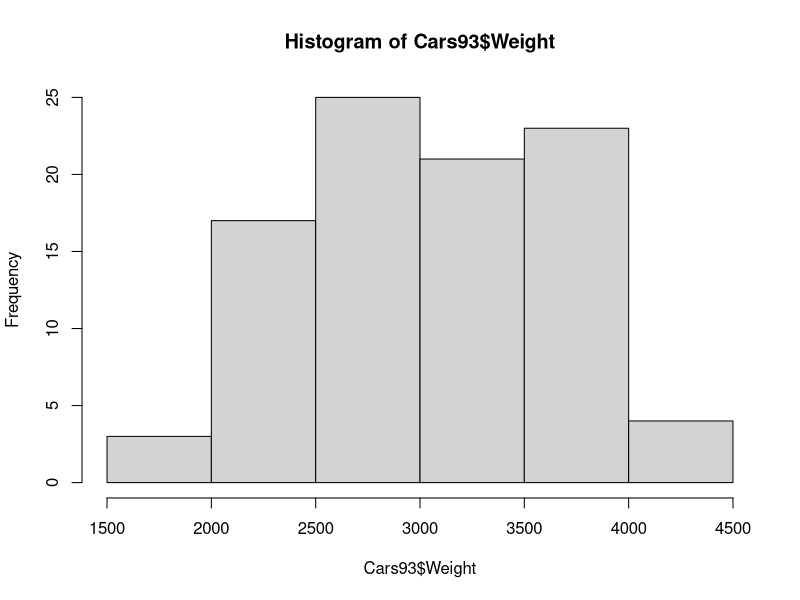
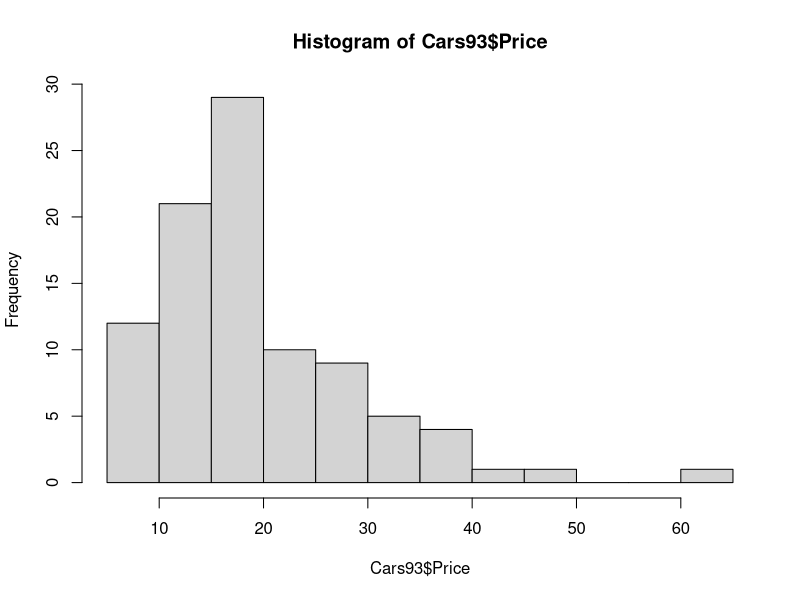
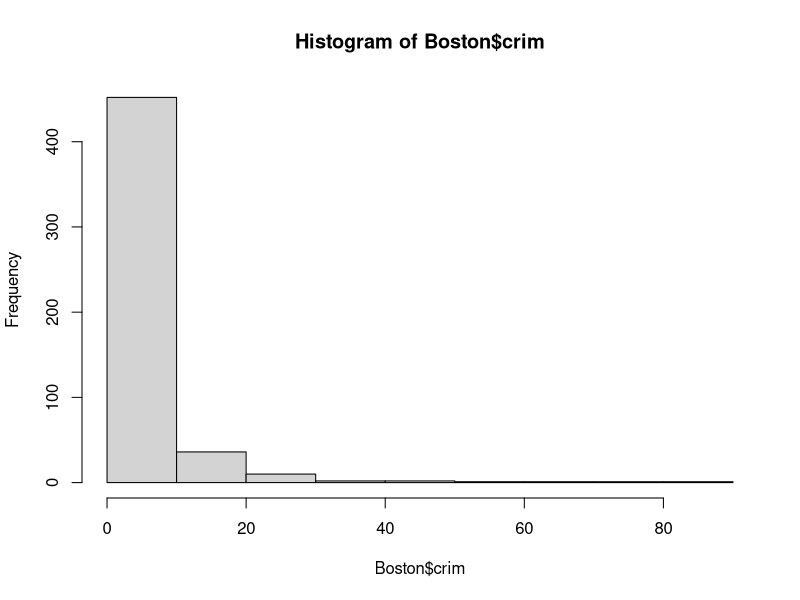

Recreate these plots in R, in order.
#lecture 1
#Math 441: Linear Regression with Time Series Analysis

#### Introduction ####
a <- 2 + 10
a

x <- c(3, 5, 10)
x

b <- 2 * x + 4
b

#### opening a dataset ####
library('MASS')

summary(Cars93)
summary(Cars93$Weight)
summary(Cars93$Price)

hist(Cars93$Weight)
hist(Cars93$Price) #right skew


summary(Boston)
summary(Boston$crim)
hist(Boston$crim) #right skew median < mode
